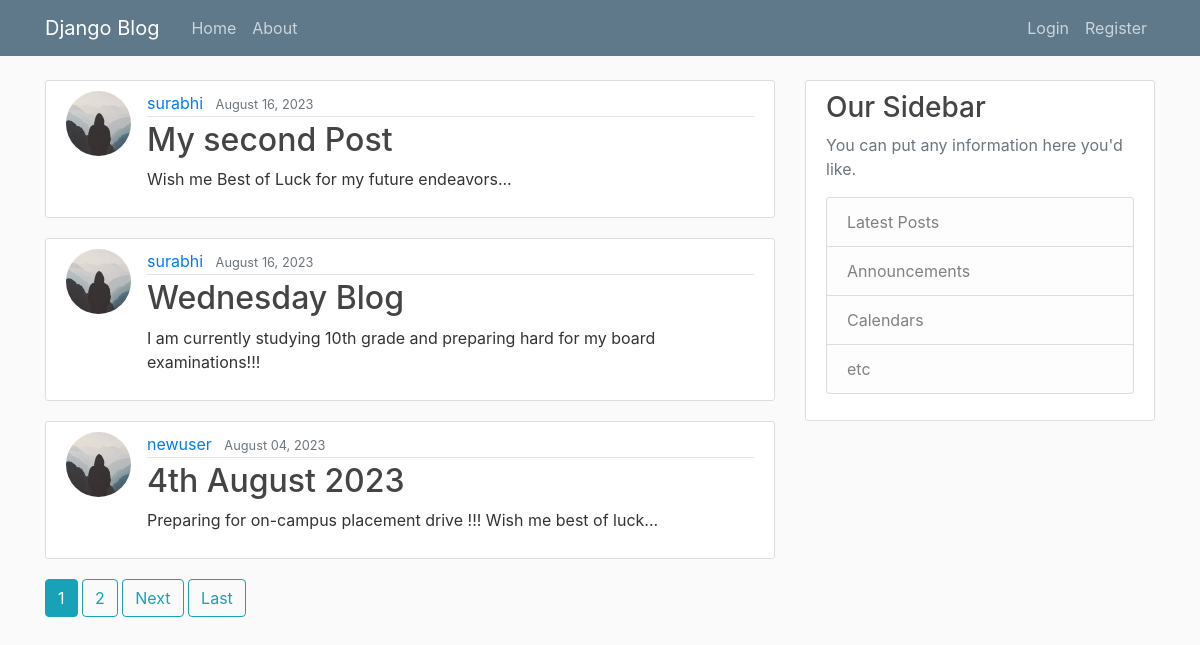
The page / on the database its author committed.
### blog/models.py (models this page shows, shortened)
class Post(models.Model):
    title = models.CharField(max_length=100)
    content = models.TextField()
    date_posted = models.DateTimeField(default=timezone.now)
    author = models.ForeignKey(User, on_delete=models.CASCADE)

### users/models.py (models this page shows, shortened)
class Profile(models.Model):
    user = models.OneToOneField(User, on_delete=models.CASCADE)
    image = models.ImageField(default='default.jpg', upload_to='profile_pics')

### blog/views.py (the view)
# urls.py: path('', PostListView.as_view(), name='blog-home'),
class PostListView(ListView):
    model = Post
    template_name = 'blog/home.html'  # <app>/<model>_<viewtype>.html
    context_object_name = 'posts'
    ordering = ['-date_posted']
    paginate_by = 3

### blog/templates/blog/home.html (shortened to what this page needs)
{% extends "blog/base.html" %}
{% block content %}
    {% for post in posts %}
        <article class="media content-section">
          <img class="rounded-circle article-img" src="{{ post.author.profile.image.url }}">
          <div class="media-body">
            <div class="article-metadata">
              <a class="mr-2" href="{% url 'user-posts' post.author.username %}">{{ post.author }}</a>
              <small class="text-muted">{{ post.date_posted|date:"F d, Y" }}</small>
            </div>
            <h2><a class="article-title" href="{% url 'post-detail' post.id %}">{{ post.title }}</a></h2>
            <p class="article-content">{{ post.content }}</p>
          </div>
        </article>
    {% endfor %}
    {% if is_paginated %}
      {% for num in page_obj.paginator.page_range %}
        {% if page_obj.number == num %}
          <a class="btn btn-info mb-4" href="?page={{ num }}">{{ num }}</a>
        {% elif num > page_obj.number|add:'-3' and num < page_obj.number|add:'3' %}
          <a class="btn btn-outline-info mb-4" href="?page={{ num }}">{{ num }}</a>
        {% endif %}
      {% endfor %}
      {% if page_obj.has_next %}
        <a class="btn btn-outline-info mb-4" href="?page={{ page_obj.next_page_number }}">Next</a>
        <a class="btn btn-outline-info mb-4" href="?page={{ page_obj.paginator.num_pages }}">Last</a>
      {% endif %}
    {% endif %}
{% endblock content %}

### blog/templates/blog/base.html (shortened to what this page needs)
{% load static %}
<!DOCTYPE html>
<html>
<head>
    <link rel="stylesheet" href="https://maxcdn.bootstrapcdn.com/bootstrap/4.0.0/css/bootstrap.min.css">
    <link rel="stylesheet" type="text/css" href="{% static 'blog/main.css' %}">
</head>
<body>
    <header class="site-header">
      <nav class="navbar navbar-expand-md navbar-dark bg-steel fixed-top">
        <div class="container">
          <a class="navbar-brand mr-4" href="{% url 'blog-home' %}">Django Blog</a>
          <div class="collapse navbar-collapse" id="navbarToggle">
            <div class="navbar-nav mr-auto">
              <a class="nav-item nav-link" href="{% url 'blog-home' %}">Home</a>
              <a class="nav-item nav-link" href="{% url 'blog-about' %}">About</a>
            </div>
            <div class="navbar-nav">
              {% if user.is_authenticated %}
                <a class="nav-item nav-link" href="{% url 'post-create' %}">New Post</a>
                <a class="nav-item nav-link" href="{% url 'profile' %}">Profile</a>
                <a class="nav-item nav-link" href="{% url 'logout' %}">Logout</a>
              {% else %}
                <a class="nav-item nav-link" href="{% url 'login' %}">Login</a>
                <a class="nav-item nav-link" href="{% url 'register' %}">Register</a>
              {% endif %}
            </div>
          </div>
        </div>
      </nav>
    </header>
    <main role="main" class="container">
      <div class="row">
        <div class="col-md-8">
          {% block content %}{% endblock %}
        </div>
        <div class="col-md-4">
          <div class="content-section">
            <h3>Our Sidebar</h3>
            <p class='text-muted'>You can put any information here you'd like.
              <ul class="list-group">
                <li class="list-group-item list-group-item-light">Latest Posts</li>
                <li class="list-group-item list-group-item-light">Announcements</li>
                <li class="list-group-item list-group-item-light">Calendars</li>
                <li class="list-group-item list-group-item-light">etc</li>
              </ul>
            </p>
          </div>
        </div>
      </div>
    </main>
</body>
</html>

### blog/static/blog/main.css (style rules this page uses)
body { background: #fafafa; color: #333333; margin-top: 5rem; }
h1, h2, h3, h4, h5, h6 { color: #444444; }
ul { margin: 0; }
.bg-steel { background-color: #5f788a; }
.site-header .navbar-nav .nav-link { color: #cbd5db; }
.content-section { background: #ffffff; padding: 10px 20px; border: 1px solid #dddddd; border-radius: 3px; margin-bottom: 20px; }
.article-title { color: #444444; }
.article-content { white-space: pre-line; }
.article-img { height: 65px; width: 65px; margin-right: 16px; }
.article-metadata { padding-bottom: 1px; margin-bottom: 4px; border-bottom: 1px solid #e3e3e3 }

### rows shown on the page
Post: author.profile.image (placeholder picture), author "surabhi", date_posted "August 16, 2023", title "My second Post", content "Wish me Best of Luck for my future endeavors..."
Post: author.profile.image (placeholder picture), author "surabhi", date_posted "August 16, 2023", title "Wednesday Blog", content "I am currently studying 10th grade and preparing hard for my board examinations!!!"
Post: author.profile.image (placeholder picture), author "newuser", date_posted "August 04, 2023", title "4th August 2023", content "Preparing for on-campus placement drive !!! Wish me best of luck..."

### other values the page prints
{{ num }} "1"
{{ num }} "2"
